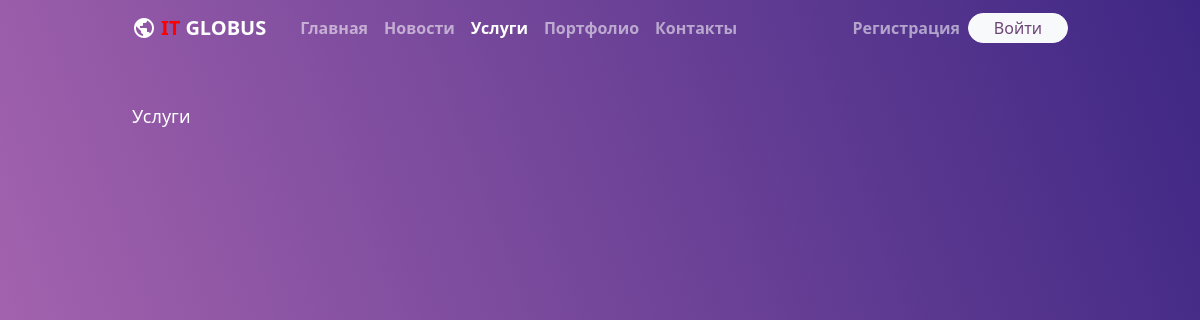
The page /services/ on the database as committed earlier.
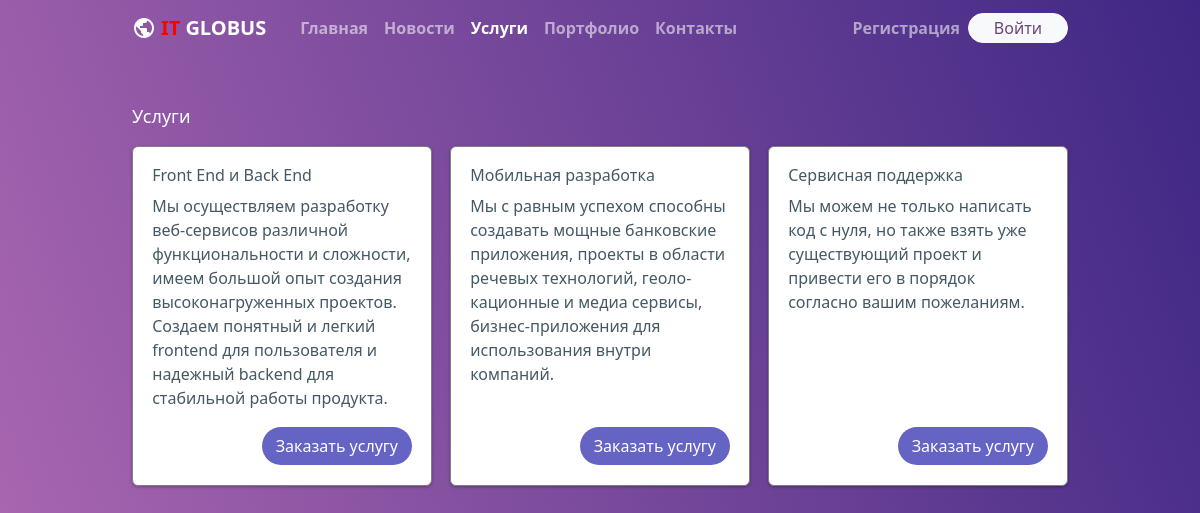
The same page on the database as committed later.
### landing/models.py (models this page shows, shortened)
class ServicesModel(models.Model):
    title = models.CharField('Наименование услуги', max_length=30)
    description = models.CharField('Описание услуги', max_length=300)
    class Meta:
        verbose_name = ('Услуги')
        verbose_name_plural = ('Услуги')

### landing/views.py (the view)
# urls.py: path('services/', ServicesListView.as_view(), name='services'),
class ServicesListView(ListView):
    template_name = "landing/services.html"
    model = ServicesModel
    context_object_name = 'services'
    paginate_by = 5

### templates/landing/services.html (shortened to what this page needs)
{% extends 'base/base.html' %}
{% block content %}
<h2 style="color: white; margin-top: 50px; font-size: 18px;">Услуги</h2>
<div style="display: flex; flex-direction: row; flex-wrap: wrap; align-items: start; justify-content: space-between;">
    {% for n in services %}
       <div class="panel-services" style="min-height: 340px; display: flex; flex-direction: column; align-content: stretch; justify-content: space-between;">
               <h5 class="title-h">{{ n.title }}</h5>
               <p class=" panel-content" style="min-height: 216px;">{{ n.description }} </p>
               <div class="d-flex justify-content-between" style="font-size: 10px;">
                    <form action="{% url 'users:create' %}">
                    <button type="submit" class="btn rounded-pill" style="width: 150px; background-color: #6564c4; color: white;">Заказать услугу</button>
                    </form>
               </div>
        </div>
    {% endfor %}
</div>
{% endblock content %}

Rows that differ between the two databases and show on the page:
added ServicesModel: title "Front End и Back End", description "Мы осуществляем разработку веб-сервисов различной функциональности и сложности, имеем большой опыт создания высоконагруженных проектов. Создаем понятный и легкий frontend для пользователя и надежный backend для стабильной работы продукта."
added ServicesModel: title "Мобильная разработка", description "Мы с равным успехом способны создавать мощные банковские приложения, проекты в области речевых технологий, геоло-кационные и медиа сервисы, бизнес-приложения для использования внутри компаний."
added ServicesModel: title "Сервисная поддержка", description "Мы можем не только написать код с нуля, но также взять уже существующий проект и привести его в порядок согласно вашим пожеланиям."
